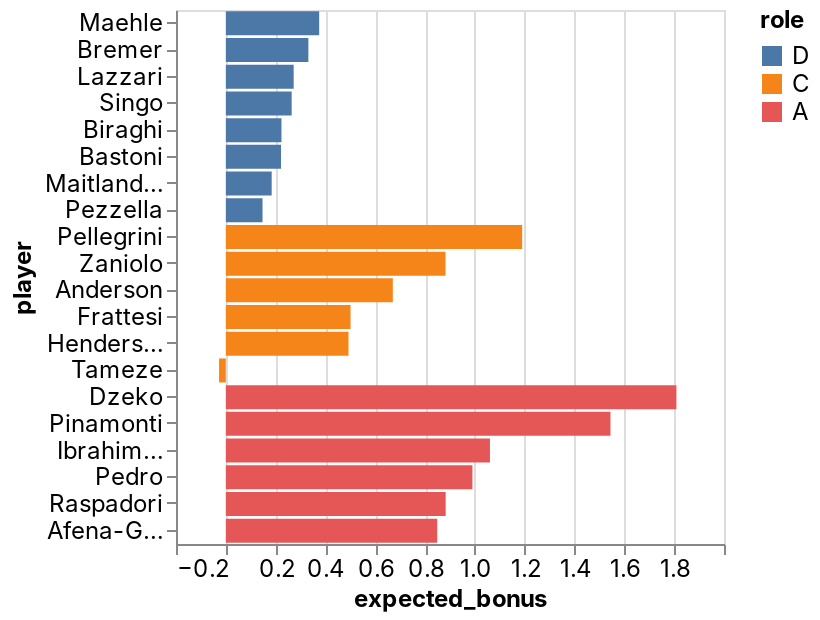

The cell this chart's notebook holds for it:
### Code cell
_deepnote_run_altair(team, """{"$schema":"https://vega.github.io/schema/vega-lite/v4.json","mark":{"type":"bar","tooltip":{"content":"data"}},"height":220,"autosize":{"type":"fit"},"data":{"name":"placeholder"},"encoding":{"x":{"field":"expected_bonus","type":"quantitative","sort":null,"scale":{"type":"linear","zero":false}},"y":{"field":"player","type":"nominal","sort":null,"scale":{"type":"linear","zero":true}},"color":{"field":"role","type":"nominal","sort":null,"scale":{"type":"linear","zero":false}}}}""")

### Figure 1 — Vega-Lite specification as saved in the notebook (floating-point values rounded to 4 significant figures)
{"config": {"view": {"continuousWidth": 400, "continuousHeight": 300}, "area": {"fill": "#51C0E9"}, "axis": {"labelFont": "Inter, sans-serif", "labelFontSize": 12, "labelFontWeight": "normal", "labelLimit": 60, "labelOverlap": "greedy", "titleFont": "Inter, sans-serif", "titleFontSize": 12, "titleFontWeight": "bold"}, "background": "#ffffff", "legend": {"labelFont": "Inter, sans-serif", "labelFontSize": 12, "titleFont": "Inter, sans-serif", "titleFontSize": 12, "titleFontWeight": "bold"}, "line": {"stroke": "#51C0E9", "strokeWidth": 2}, "rect": {"fill": "#51C0E9"}, "title": {"anchor": "start", "color": "#000000", "font": "Inter, sans-serif", "fontSize": 22, "fontWeight": "normal"}}, "data": {"name": "data-bbbd05b187c00620aecc6566990db638"}, "mark": {"type": "bar", "tooltip": {"content": "data"}}, "autosize": {"type": "fit"}, "encoding": {"color": {"type": "nominal", "field": "role", "scale": {"type": "linear", "zero": false}, "sort": null}, "x": {"type": "quantitative", "field": "expected_bonus", "scale": {"type": "linear", "zero": false}, "sort": null}, "y": {"type": "nominal", "field": "player", "scale": {"type": "linear", "zero": true}, "sort": null}}, "height": 300, "width": "container", "$schema": "https://vega.github.io/schema/vega-lite/v4.json", "datasets": {"data-bbbd05b187c00620aecc6566990db638": [{"fanta_team": "Rione Monti", "role": "D", "player": "Maehle", "team": "Atalanta", "opponent": "Sassuolo", "date": "2022-04-10T00:00:00", "expected_bonus": 0.3748}, {"fanta_team": "Rione Monti", "role": "D", "player": "Bremer", "team": "Torino", "opponent": "AC Milan", "date": "2022-04-10T00:00:00", "expected_bonus": 0.3314}, {"fanta_team": "Rione Monti", "role": "D", "player": "Lazzari", "team": "Lazio", "opponent": "Genoa", "date": "2022-04-10T00:00:00", "expected_bonus": 0.2723}, {"fanta_team": "Rione Monti", "role": "D", "player": "Singo", "team": "Torino", "opponent": "AC Milan", "date": "2022-04-10T00:00:00", "expected_bonus": 0.2644}, {"fanta_team": "Rione Monti", "role": "D", "player": "Biraghi", "team": "Fiorentina", "opponent": "Napoli", "date": "2022-04-10T00:00:00", "expected_bonus": 0.2234}, {"fanta_team": "Rione Monti", "role": "D", "player": "Bastoni", "team": "Spezia", "opponent": "Empoli", "date": "2022-04-09T00:00:00", "expected_bonus": 0.2217}, {"fanta_team": "Rione Monti", "role": "D", "player": "Maitland-Niles", "team": "Roma", "opponent": "Salernitana", "date": "2022-04-10T00:00:00", "expected_bonus": 0.1841}, {"fanta_team": "Rione Monti", "role": "D", "player": "Pezzella", "team": "Atalanta", "opponent": "Sassuolo", "date": "2022-04-10T00:00:00", "expected_bonus": 0.1473}, {"fanta_team": "Rione Monti", "role": "C", "player": "Pellegrini", "team": "Roma", "opponent": "Salernitana", "date": "2022-04-10T00:00:00", "expected_bonus": 1.19}, {"fanta_team": "Rione Monti", "role": "C", "player": "Zaniolo", "team": "Roma", "opponent": "Salernitana", "date": "2022-04-10T00:00:00", "expected_bonus": 0.882}, {"fanta_team": "Rione Monti", "role": "C", "player": "Anderson", "team": "Lazio", "opponent": "Genoa", "date": "2022-04-10T00:00:00", "expected_bonus": 0.6704}, {"fanta_team": "Rione Monti", "role": "C", "player": "Frattesi", "team": "Sassuolo", "opponent": "Atalanta", "date": "2022-04-10T00:00:00", "expected_bonus": 0.5008}, {"fanta_team": "Rione Monti", "role": "C", "player": "Henderson", "team": "Empoli", "opponent": "Spezia", "date": "2022-04-09T00:00:00", "expected_bonus": 0.4925}, {"fanta_team": "Rione Monti", "role": "C", "player": "Tameze", "team": "Verona", "opponent": "Inter", "date": "2022-04-09T00:00:00", "expected_bonus": -0.02706}, {"fanta_team": "Rione Monti", "role": "A", "player": "Dzeko", "team": "Inter", "opponent": "Verona", "date": "2022-04-09T00:00:00", "expected_bonus": 1.809}, {"fanta_team": "Rione Monti", "role": "A", "player": "Pinamonti", "team": "Empoli", "opponent": "Spezia", "date": "2022-04-09T00:00:00", "expected_bonus": 1.544}, {"fanta_team": "Rione Monti", "role": "A", "player": "Ibrahimovic", "team": "AC Milan", "opponent": "Torino", "date": "2022-04-10T00:00:00", "expected_bonus": 1.06}, {"fanta_team": "Rione Monti", "role": "A", "player": "Pedro", "team": "Lazio", "opponent": "Genoa", "date": "2022-04-10T00:00:00", "expected_bonus": 0.99}, {"fanta_team": "Rione Monti", "role": "A", "player": "Raspadori", "team": "Sassuolo", "opponent": "Atalanta", "date": "2022-04-10T00:00:00", "expected_bonus": 0.8826}, {"fanta_team": "Rione Monti", "role": "A", "player": "Afena-Gyan", "team": "Roma", "opponent": "Salernitana", "date": "2022-04-10T00:00:00", "expected_bonus": 0.8487}]}}
